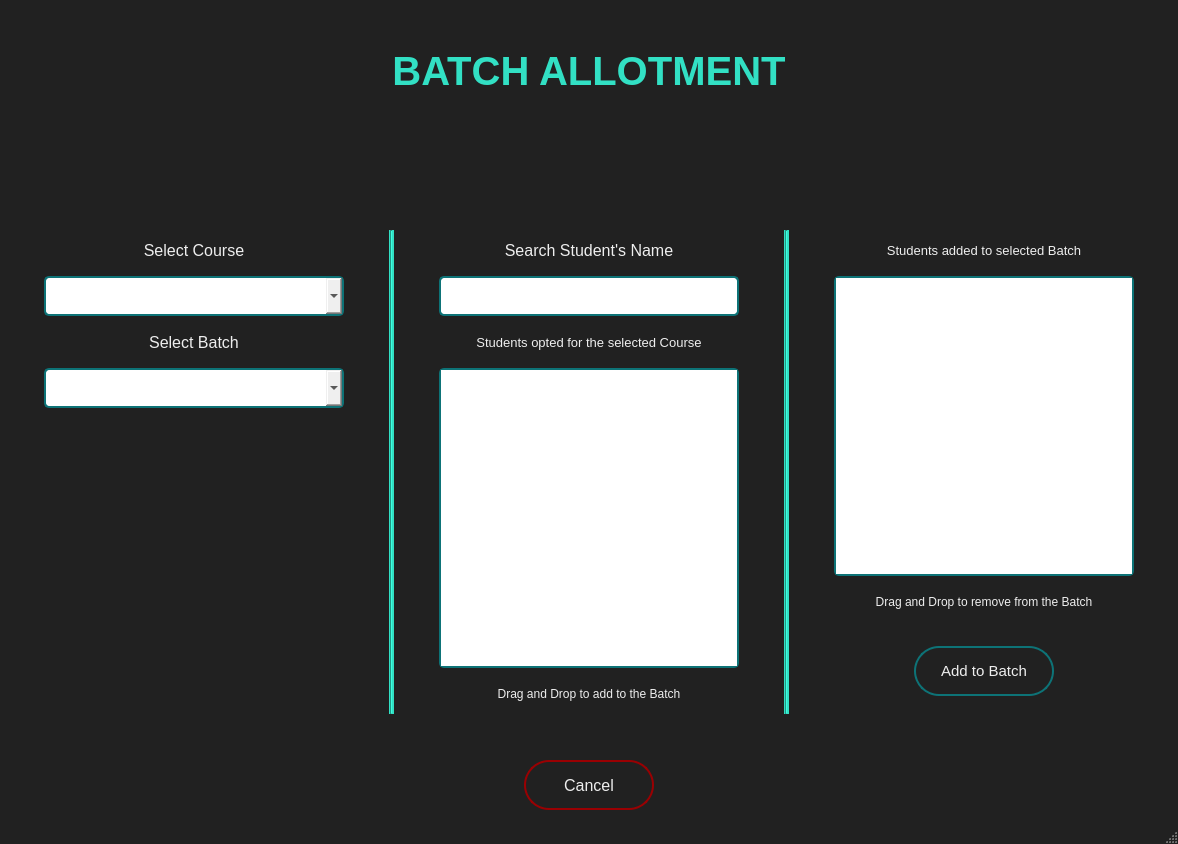
<?xml version="1.0" encoding="UTF-8"?>
<ui version="4.0">
 <class>BatchAllotmentWindow</class>
 <widget class="QMainWindow" name="BatchAllotmentWindow">
  <property name="geometry">
   <rect>
    <x>0</x>
    <y>0</y>
    <width>1178</width>
    <height>844</height>
   </rect>
  </property>
  <property name="windowTitle">
   <string>Student-Batch Allotment</string>
  </property>
  <property name="styleSheet">
   <string notr="true">QMainWindow{
background-color: #212121;
}

QPushButton{
background-color: #212121;
Color: #eeeeee;
border-radius: 20px;
}

QPushButton#addButton{
border: 2px solid #0d7377;
border-radius: 25px;
}

QPushButton#addButton:hover{
border: 3px solid #32e0c4;
background-color: #0d7377;
}

QPushButton#submitButton{
border: 2px solid #0d7377;
border-radius: 25px;
}

QPushButton#submitButton:hover{
border: 3px solid #32e0c4;
background-color: #0d7377;
}

QPushButton#cancelButton{
color: #eeeeee;
background-color: #212121;
border: 2px solid #9a0002;
border-radius: 25px;
}

QPushButton#cancelButton:hover{
border: 3px solid rgb(255, 0, 0);
background-color: #9a0002;
}

QLineEdit{
padding-left: 6px;
padding-right: 6px;
border: 2px solid #0d7377;
border-radius: 5px;
}

QLineEdit:hover{
border: 3px solid #32e0c4;
}

QTextEdit{
border: 2px solid #0d7377;
border-radius: 5px;
}

QTextEdit:hover{
border: 3px solid #32e0c4;
}

QListWidget{
border: 2px solid #0d7377;
border-radius: 5px;
}

QListWidget:hover{
border: 3px solid #32e0c4;
}

QSpinBox{
border: 2px solid #0d7377;
}

QSpinBox:hover{
border: 2px solid #32e0c4;
}

QLabel{
color: #eeeeee;
}

QLabel#batchAllotmentLabel{
color: #32e0c4;
}

QComboBox{
border: 2px solid #0d7377;
border-radius: 5px;
padding-left: 4px;
padding-right: 4px;
}

QComboBox:hover{
border: 3px solid #32e0c4;
}

QComboBox QAbstractItemView {
border: 2px solid #32e0c4;
selection-background-color: #0d7377;
}
</string>
  </property>
  <widget class="QWidget" name="centralwidget">
   <layout class="QGridLayout" name="gridLayout">
    <item row="1" column="1">
     <layout class="QVBoxLayout" name="verticalLayout_5">
      <item>
       <widget class="QLabel" name="batchAllotmentLabel">
        <property name="font">
         <font>
          <family>Segoe UI</family>
          <pointsize>30</pointsize>
          <weight>75</weight>
          <bold>true</bold>
         </font>
        </property>
        <property name="text">
         <string>BATCH ALLOTMENT</string>
        </property>
        <property name="alignment">
         <set>Qt::AlignCenter</set>
        </property>
       </widget>
      </item>
      <item>
       <spacer name="verticalSpacer_3">
        <property name="orientation">
         <enum>Qt::Vertical</enum>
        </property>
        <property name="sizeHint" stdset="0">
         <size>
          <width>20</width>
          <height>130</height>
         </size>
        </property>
       </spacer>
      </item>
      <item>
       <layout class="QHBoxLayout" name="horizontalLayout_3">
        <item>
         <layout class="QVBoxLayout" name="verticalLayout">
          <item>
           <widget class="QLabel" name="selectCourseLabel">
            <property name="minimumSize">
             <size>
              <width>300</width>
              <height>40</height>
             </size>
            </property>
            <property name="maximumSize">
             <size>
              <width>300</width>
              <height>40</height>
             </size>
            </property>
            <property name="font">
             <font>
              <family>Segoe UI</family>
              <pointsize>12</pointsize>
             </font>
            </property>
            <property name="text">
             <string>Select Course</string>
            </property>
            <property name="alignment">
             <set>Qt::AlignCenter</set>
            </property>
           </widget>
          </item>
          <item>
           <widget class="QComboBox" name="courseComboBox">
            <property name="enabled">
             <bool>true</bool>
            </property>
            <property name="minimumSize">
             <size>
              <width>300</width>
              <height>40</height>
             </size>
            </property>
            <property name="maximumSize">
             <size>
              <width>300</width>
              <height>40</height>
             </size>
            </property>
            <property name="font">
             <font>
              <family>Segoe UI</family>
              <pointsize>12</pointsize>
             </font>
            </property>
           </widget>
          </item>
          <item>
           <widget class="QLabel" name="selectBatchLabel">
            <property name="minimumSize">
             <size>
              <width>300</width>
              <height>40</height>
             </size>
            </property>
            <property name="maximumSize">
             <size>
              <width>300</width>
              <height>40</height>
             </size>
            </property>
            <property name="font">
             <font>
              <family>Segoe UI</family>
              <pointsize>12</pointsize>
             </font>
            </property>
            <property name="text">
             <string>Select Batch</string>
            </property>
            <property name="alignment">
             <set>Qt::AlignCenter</set>
            </property>
           </widget>
          </item>
          <item>
           <widget class="QComboBox" name="batchComboBox">
            <property name="enabled">
             <bool>true</bool>
            </property>
            <property name="minimumSize">
             <size>
              <width>300</width>
              <height>40</height>
             </size>
            </property>
            <property name="maximumSize">
             <size>
              <width>300</width>
              <height>40</height>
             </size>
            </property>
            <property name="font">
             <font>
              <family>Segoe UI</family>
              <pointsize>12</pointsize>
             </font>
            </property>
           </widget>
          </item>
          <item>
           <spacer name="verticalSpacer_2">
            <property name="orientation">
             <enum>Qt::Vertical</enum>
            </property>
            <property name="sizeHint" stdset="0">
             <size>
              <width>20</width>
              <height>40</height>
             </size>
            </property>
           </spacer>
          </item>
         </layout>
        </item>
        <item>
         <spacer name="horizontalSpacer_3">
          <property name="orientation">
           <enum>Qt::Horizontal</enum>
          </property>
          <property name="sizeHint" stdset="0">
           <size>
            <width>40</width>
            <height>20</height>
           </size>
          </property>
         </spacer>
        </item>
        <item>
         <widget class="Line" name="line">
          <property name="minimumSize">
           <size>
            <width>5</width>
            <height>0</height>
           </size>
          </property>
          <property name="maximumSize">
           <size>
            <width>5</width>
            <height>16777215</height>
           </size>
          </property>
          <property name="styleSheet">
           <string notr="true">background-color: #32e0c4;</string>
          </property>
          <property name="orientation">
           <enum>Qt::Vertical</enum>
          </property>
         </widget>
        </item>
        <item>
         <spacer name="horizontalSpacer_4">
          <property name="orientation">
           <enum>Qt::Horizontal</enum>
          </property>
          <property name="sizeHint" stdset="0">
           <size>
            <width>40</width>
            <height>20</height>
           </size>
          </property>
         </spacer>
        </item>
        <item>
         <layout class="QVBoxLayout" name="verticalLayout_2">
          <item>
           <widget class="QLabel" name="searchNameLabel">
            <property name="minimumSize">
             <size>
              <width>300</width>
              <height>40</height>
             </size>
            </property>
            <property name="maximumSize">
             <size>
              <width>300</width>
              <height>40</height>
             </size>
            </property>
            <property name="font">
             <font>
              <family>Segoe UI</family>
              <pointsize>12</pointsize>
             </font>
            </property>
            <property name="text">
             <string>Search Student's Name</string>
            </property>
            <property name="alignment">
             <set>Qt::AlignCenter</set>
            </property>
           </widget>
          </item>
          <item>
           <widget class="QLineEdit" name="nameInput">
            <property name="minimumSize">
             <size>
              <width>300</width>
              <height>40</height>
             </size>
            </property>
            <property name="maximumSize">
             <size>
              <width>300</width>
              <height>40</height>
             </size>
            </property>
            <property name="font">
             <font>
              <pointsize>12</pointsize>
             </font>
            </property>
            <property name="text">
             <string/>
            </property>
            <property name="clearButtonEnabled">
             <bool>true</bool>
            </property>
           </widget>
          </item>
          <item>
           <widget class="QLabel" name="studentListLabel">
            <property name="minimumSize">
             <size>
              <width>300</width>
              <height>40</height>
             </size>
            </property>
            <property name="maximumSize">
             <size>
              <width>300</width>
              <height>40</height>
             </size>
            </property>
            <property name="font">
             <font>
              <family>Segoe UI</family>
              <pointsize>10</pointsize>
             </font>
            </property>
            <property name="text">
             <string>Students opted for the selected Course</string>
            </property>
            <property name="alignment">
             <set>Qt::AlignCenter</set>
            </property>
            <property name="wordWrap">
             <bool>true</bool>
            </property>
           </widget>
          </item>
          <item>
           <widget class="QListWidget" name="studentList">
            <property name="minimumSize">
             <size>
              <width>300</width>
              <height>300</height>
             </size>
            </property>
            <property name="maximumSize">
             <size>
              <width>300</width>
              <height>300</height>
             </size>
            </property>
            <property name="font">
             <font>
              <pointsize>11</pointsize>
             </font>
            </property>
            <property name="dragEnabled">
             <bool>true</bool>
            </property>
            <property name="dragDropMode">
             <enum>QAbstractItemView::DragDrop</enum>
            </property>
            <property name="defaultDropAction">
             <enum>Qt::MoveAction</enum>
            </property>
           </widget>
          </item>
          <item>
           <widget class="QLabel" name="dragndrop">
            <property name="minimumSize">
             <size>
              <width>300</width>
              <height>40</height>
             </size>
            </property>
            <property name="maximumSize">
             <size>
              <width>300</width>
              <height>40</height>
             </size>
            </property>
            <property name="font">
             <font>
              <family>Segoe UI</family>
              <pointsize>9</pointsize>
             </font>
            </property>
            <property name="text">
             <string>Drag and Drop to add to the Batch</string>
            </property>
            <property name="alignment">
             <set>Qt::AlignCenter</set>
            </property>
           </widget>
          </item>
         </layout>
        </item>
        <item>
         <spacer name="horizontalSpacer_5">
          <property name="orientation">
           <enum>Qt::Horizontal</enum>
          </property>
          <property name="sizeHint" stdset="0">
           <size>
            <width>40</width>
            <height>20</height>
           </size>
          </property>
         </spacer>
        </item>
        <item>
         <widget class="Line" name="line_2">
          <property name="minimumSize">
           <size>
            <width>5</width>
            <height>0</height>
           </size>
          </property>
          <property name="maximumSize">
           <size>
            <width>5</width>
            <height>16777215</height>
           </size>
          </property>
          <property name="styleSheet">
           <string notr="true">background-color: #32e0c4;</string>
          </property>
          <property name="orientation">
           <enum>Qt::Vertical</enum>
          </property>
         </widget>
        </item>
        <item>
         <spacer name="horizontalSpacer_6">
          <property name="orientation">
           <enum>Qt::Horizontal</enum>
          </property>
          <property name="sizeHint" stdset="0">
           <size>
            <width>40</width>
            <height>20</height>
           </size>
          </property>
         </spacer>
        </item>
        <item>
         <layout class="QVBoxLayout" name="verticalLayout_4">
          <item>
           <layout class="QVBoxLayout" name="verticalLayout_3">
            <item>
             <widget class="QLabel" name="studentsAddedListLabel">
              <property name="minimumSize">
               <size>
                <width>300</width>
                <height>40</height>
               </size>
              </property>
              <property name="maximumSize">
               <size>
                <width>300</width>
                <height>40</height>
               </size>
              </property>
              <property name="font">
               <font>
                <family>Segoe UI</family>
                <pointsize>10</pointsize>
               </font>
              </property>
              <property name="text">
               <string>Students added to selected Batch</string>
              </property>
              <property name="alignment">
               <set>Qt::AlignCenter</set>
              </property>
             </widget>
            </item>
            <item>
             <widget class="QListWidget" name="studentsAddedList">
              <property name="minimumSize">
               <size>
                <width>300</width>
                <height>300</height>
               </size>
              </property>
              <property name="maximumSize">
               <size>
                <width>300</width>
                <height>300</height>
               </size>
              </property>
              <property name="font">
               <font>
                <pointsize>11</pointsize>
               </font>
              </property>
              <property name="dragEnabled">
               <bool>true</bool>
              </property>
              <property name="dragDropMode">
               <enum>QAbstractItemView::DragDrop</enum>
              </property>
              <property name="defaultDropAction">
               <enum>Qt::MoveAction</enum>
              </property>
             </widget>
            </item>
            <item>
             <widget class="QLabel" name="dragndrop2">
              <property name="minimumSize">
               <size>
                <width>300</width>
                <height>40</height>
               </size>
              </property>
              <property name="maximumSize">
               <size>
                <width>300</width>
                <height>40</height>
               </size>
              </property>
              <property name="font">
               <font>
                <family>Segoe UI</family>
                <pointsize>9</pointsize>
               </font>
              </property>
              <property name="text">
               <string>Drag and Drop to remove from the Batch</string>
              </property>
              <property name="alignment">
               <set>Qt::AlignCenter</set>
              </property>
             </widget>
            </item>
           </layout>
          </item>
          <item>
           <layout class="QHBoxLayout" name="horizontalLayout">
            <item>
             <widget class="QLabel" name="label">
              <property name="text">
               <string/>
              </property>
             </widget>
            </item>
            <item>
             <widget class="QPushButton" name="addButton">
              <property name="minimumSize">
               <size>
                <width>140</width>
                <height>50</height>
               </size>
              </property>
              <property name="maximumSize">
               <size>
                <width>140</width>
                <height>50</height>
               </size>
              </property>
              <property name="font">
               <font>
                <family>Segoe UI</family>
                <pointsize>11</pointsize>
               </font>
              </property>
              <property name="cursor">
               <cursorShape>OpenHandCursor</cursorShape>
              </property>
              <property name="text">
               <string>Add to Batch</string>
              </property>
             </widget>
            </item>
            <item>
             <widget class="QLabel" name="label_2">
              <property name="text">
               <string/>
              </property>
             </widget>
            </item>
           </layout>
          </item>
         </layout>
        </item>
       </layout>
      </item>
      <item>
       <spacer name="verticalSpacer_5">
        <property name="orientation">
         <enum>Qt::Vertical</enum>
        </property>
        <property name="sizeHint" stdset="0">
         <size>
          <width>20</width>
          <height>40</height>
         </size>
        </property>
       </spacer>
      </item>
      <item>
       <layout class="QHBoxLayout" name="horizontalLayout_2">
        <item>
         <widget class="QLabel" name="label_3">
          <property name="text">
           <string/>
          </property>
         </widget>
        </item>
        <item>
         <widget class="QPushButton" name="cancelButton">
          <property name="minimumSize">
           <size>
            <width>130</width>
            <height>50</height>
           </size>
          </property>
          <property name="maximumSize">
           <size>
            <width>130</width>
            <height>50</height>
           </size>
          </property>
          <property name="font">
           <font>
            <family>Segoe UI</family>
            <pointsize>12</pointsize>
           </font>
          </property>
          <property name="cursor">
           <cursorShape>OpenHandCursor</cursorShape>
          </property>
          <property name="text">
           <string>Cancel</string>
          </property>
         </widget>
        </item>
        <item>
         <widget class="QLabel" name="label_4">
          <property name="text">
           <string/>
          </property>
         </widget>
        </item>
       </layout>
      </item>
     </layout>
    </item>
    <item row="2" column="1">
     <spacer name="verticalSpacer_4">
      <property name="orientation">
       <enum>Qt::Vertical</enum>
      </property>
      <property name="sizeHint" stdset="0">
       <size>
        <width>20</width>
        <height>3</height>
       </size>
      </property>
     </spacer>
    </item>
    <item row="1" column="0">
     <spacer name="horizontalSpacer">
      <property name="orientation">
       <enum>Qt::Horizontal</enum>
      </property>
      <property name="sizeHint" stdset="0">
       <size>
        <width>40</width>
        <height>20</height>
       </size>
      </property>
     </spacer>
    </item>
    <item row="1" column="2">
     <spacer name="horizontalSpacer_2">
      <property name="orientation">
       <enum>Qt::Horizontal</enum>
      </property>
      <property name="sizeHint" stdset="0">
       <size>
        <width>40</width>
        <height>20</height>
       </size>
      </property>
     </spacer>
    </item>
    <item row="0" column="1">
     <spacer name="verticalSpacer">
      <property name="orientation">
       <enum>Qt::Vertical</enum>
      </property>
      <property name="sizeType">
       <enum>QSizePolicy::Maximum</enum>
      </property>
      <property name="sizeHint" stdset="0">
       <size>
        <width>20</width>
        <height>40</height>
       </size>
      </property>
     </spacer>
    </item>
   </layout>
  </widget>
  <widget class="QStatusBar" name="statusbar"/>
 </widget>
 <resources/>
 <connections/>
</ui>
